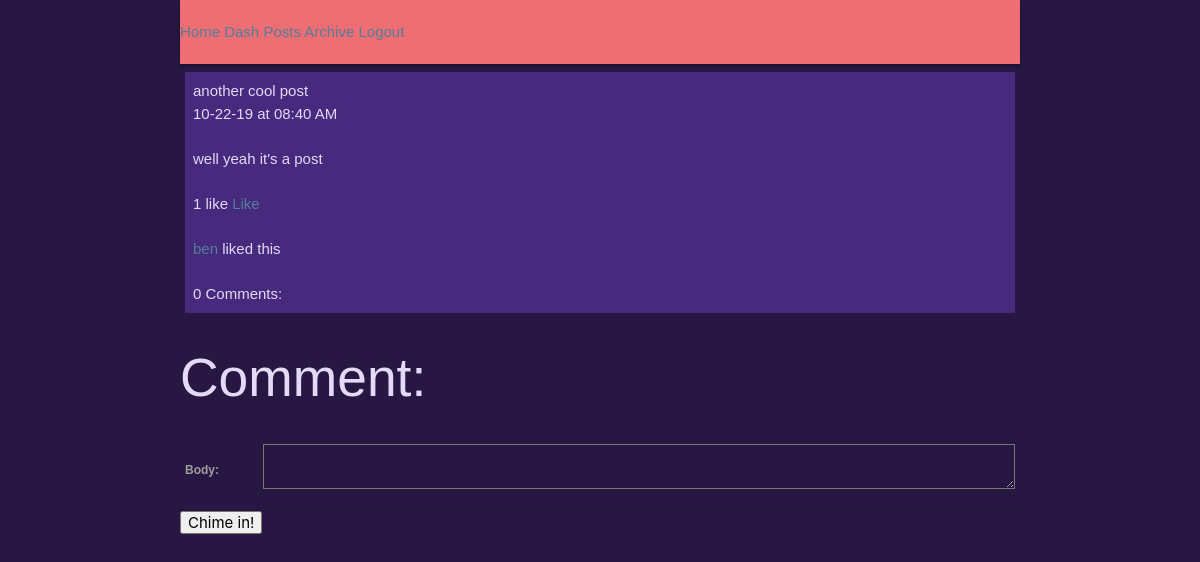
/ben/posts/59/ (signed in), run on the app's committed database.
### posts/models.py (models this page shows)
class Post(models.Model):
        title = models.CharField(max_length=100)
        pub_date = models.DateTimeField('date published', auto_now_add=True)
        body = models.TextField()
        user = models.ForeignKey(User, on_delete=models.CASCADE, null=True)
        def utc_to_local(self, utc_datetime):
	        return utc_datetime.astimezone(tz=None)
        def __str__(self):
	        date = self.utc_to_local(self.pub_date).strftime('%m-%d-%y')
	        time = self.utc_to_local(self.pub_date).strftime('%I:%M %p')
	        return '%s at %s \n\n %s \n\n' % (date, time, self.body)

### comments/models.py (models this page shows)
class Like(models.Model):
    post = models.ForeignKey(Post, on_delete=models.CASCADE, null=True)
    liker = models.ForeignKey(User, on_delete=models.CASCADE, null=True)

### posts/views.py (the view)
# urls.py: url(r'^(?P<post_number>\d+)/$', views.displayPost, name='display-post'),
def displayPost(request, username, post_number):
    post = Post.objects.get(user=User.objects.get(username=username), id=post_number)
    comments = Comment.objects.filter(post=post)
    if request.method == "POST":
        comment_text = request.POST.get('the_comment')
        comment = Comment(body=comment_text, post=post, user=request.user)
        comment.save()
        user = request.user.username
        num_comments = post.comment_set.count()
        response_data = {
        'comment': str(comment),
        'comment_id': comment.id,
        'user':user,
        'comment_count': num_comments
        }
        return JsonResponse(response_data)
    else:
        comment_form = CommentForm()
        reply_form = ReplyForm()
    num_comments = post.comment_set.count()
    context = {
        'post': post,
        'comments':comments,
        'num_comments':num_comments,
        'comment_form': comment_form,
        'reply_form': reply_form # not initially in template. generated via ajax call if user clicks on reply link.
    }
    return render(request, 'posts/single_post.html', context)

### comments/forms.py
class CommentForm(ModelForm):
    class Meta:
    	model = Comment
    	fields = ('body',)
    	widgets = {'body': forms.Textarea(attrs={'id': 'comment-text'})}

class ReplyForm(ModelForm):
    class Meta:
        model = Reply
        fields = ('body',)
        widgets = {'body': forms.Textarea(attrs={'id': 'reply-text', 'rows': 2, 'cols': 50})}

### posts/templatetags/likes_features.py (called while the page is built)
@register.simple_tag
def like_text(count):
	if count == 1:
		return str(count) + " like"
	else:
		return str(count) + " likes"

@register.simple_tag
def comment_text(count):
	if count == 1:
		return str(count) + " Comment"
	else:
		return str(count) + " Comments"

@register.simple_tag
def like_button(user, post):
	if user.like_set.filter(post=post):
		like_text = "Unlike"
	else:
		like_text = "Like"
	return like_text

### posts/templates/posts/single_post.html (shortened to what this page needs)
{% extends 'Blog/base.html' %}
{% load likes_features %}
{% block content %}
<div class="post">
{{ post.title|linebreaksbr }}<br>
{{ post|linebreaksbr }}
<span class="likes" id="like-{{ post.id }}">
{% like_text post.like_set.count %}
</span>
{% if user.is_authenticated %}
<a href={% url 'comments:like' username=post.user.username post_id=post.id %} class='like-link' id="like-link-{{ post.id }}">
{% like_button request.user post %}
</a><br>
	{% if post.like_set.count > 0 %}
	<br>
		{% for like in post.like_set.all %}
			{% if like.liker == user %}
				<a href="{% url 'posts:index' user %}"> You </a>liked this<br>
			{% else %}
				<a href="{% url 'posts:index' like.liker %}">{{ like.liker }}</a> liked this<br>
			{% endif %}
		{% endfor %}
	<br>
	{% endif %}
{% endif %}
	<div id="comment-section">
	<span id="comment-count">{% comment_text post.comment_set.count %}:</span><br>
	</div>
</div>
{% if user.is_authenticated %}
	<form action="" method="post" id="comment-form">
	<h2>Comment:</h2>
		<table>
		{{ comment_form.as_table }}
		</table>
		<input type="submit", value="Chime in!">
	</form>
{% else %}
Log in to comment!
{% endif %}
{% endblock content %}

### static/Blog/site.css (style rules this page uses)
a:link { text-decoration: none; color: #547E99; }
body { color: #E3DAF7; background-color: #281742; font-family: Roboto Slab, Arial, Georgia, serif; }
.post { background-color: #472A7D; padding: 8px; margin: 8px 5px; }

### data on the page
Post: title "another cool post", pub_date+body "10-22-19 at 08:40 AM well yeah it's a post", id "1 like", id "0 Comments"
Like: liker "ben"
